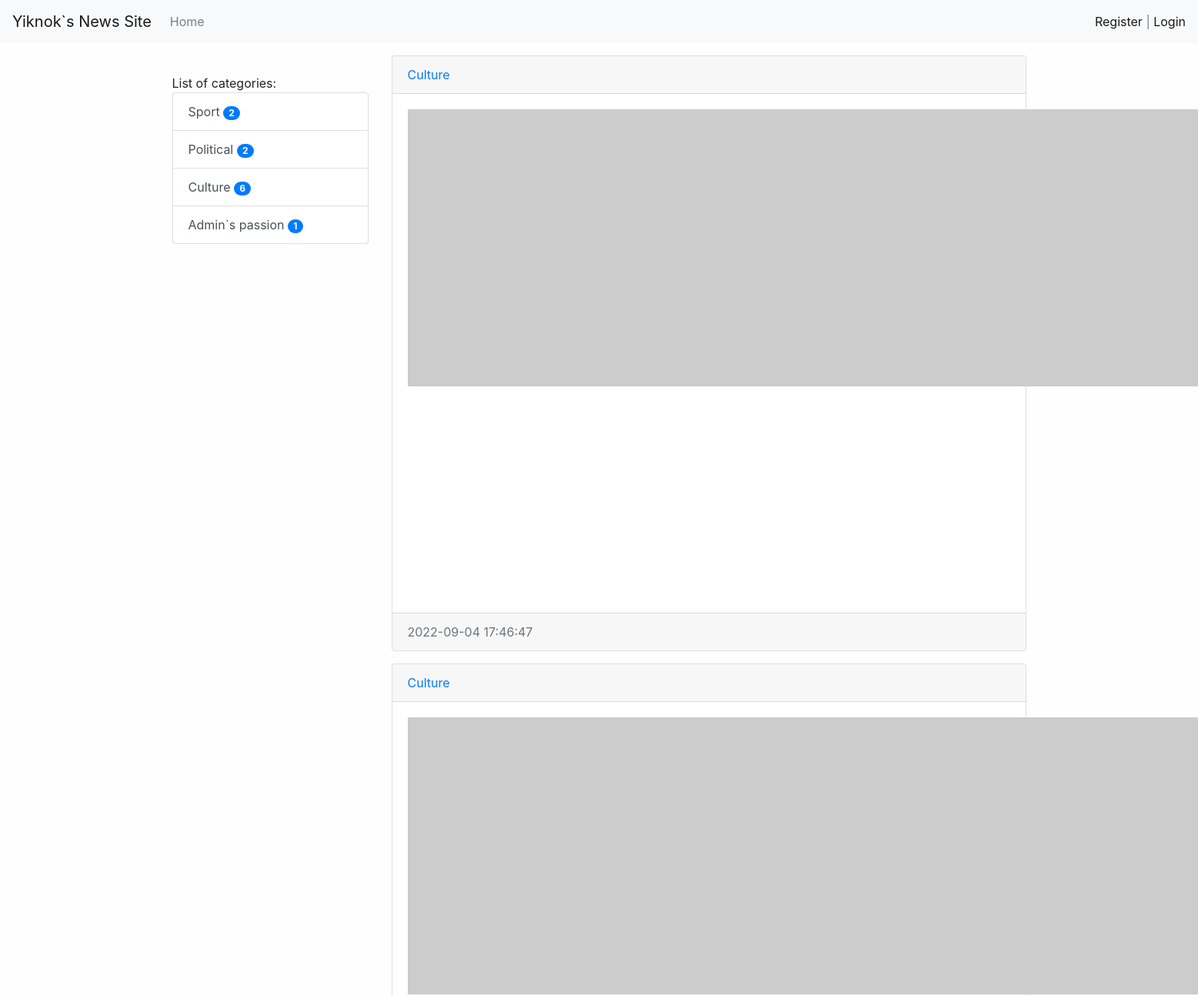
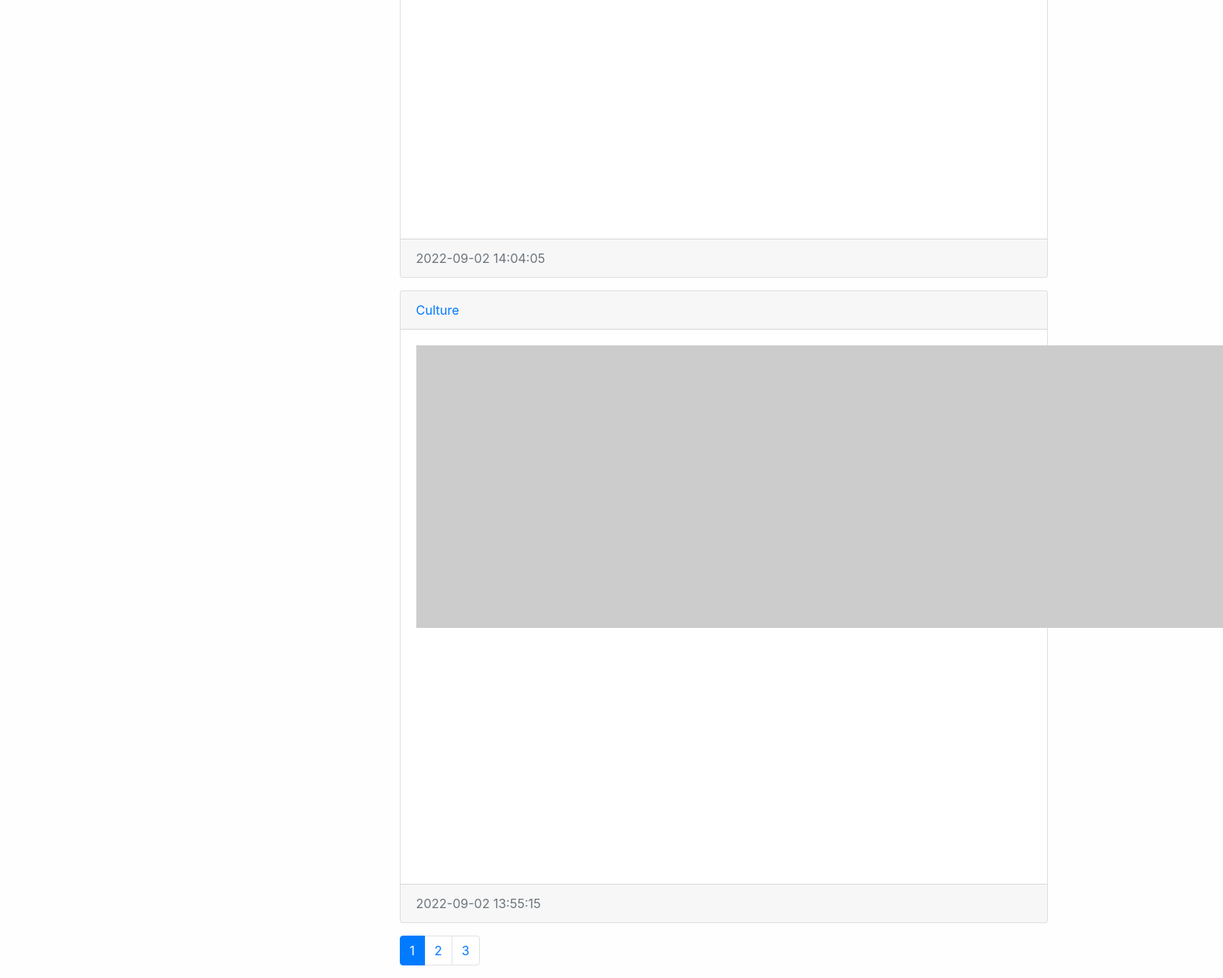
The app's page /, older data (2 pictures, top to bottom).
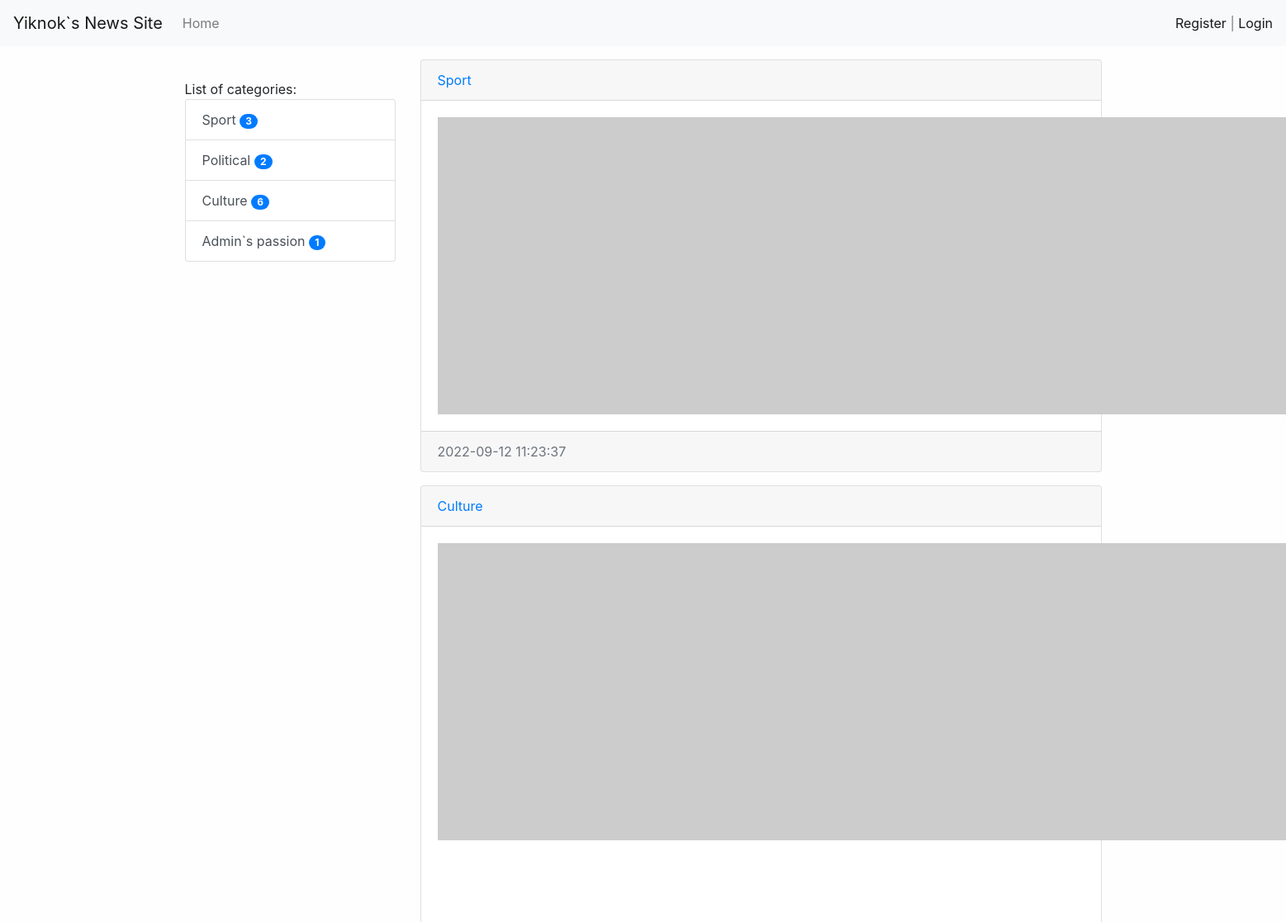
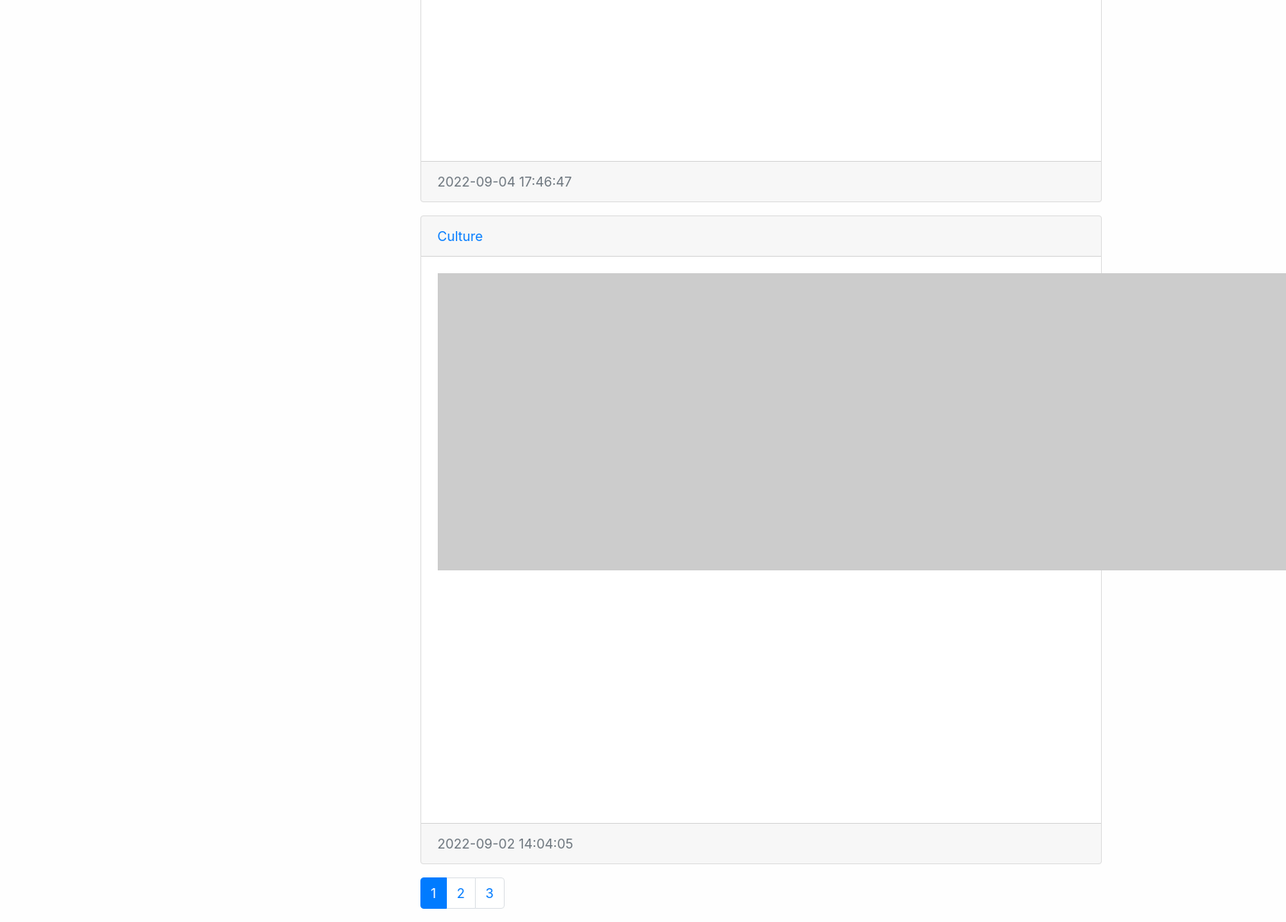
The same page, newer data (2 pictures, top to bottom).
### news/models.py (models this page shows, shortened)
class Category(models.Model):
    title = models.CharField(max_length=150, db_index=True, verbose_name='Category title')
    def get_absolute_url(self):
        return reverse('category',kwargs={'category_id':self.pk})
    class Meta:
        verbose_name = 'Category'
        verbose_name_plural = 'Categories'
        ordering = ['title']

class News(models.Model):
    title = models.CharField(max_length=150, verbose_name='News Title')
    content = models.TextField(blank=True, verbose_name='News Content')
    created_at = models.DateTimeField(auto_now_add=True, verbose_name='Created At:')
    updated_at = models.DateTimeField(auto_now=True, verbose_name='Last Update:')
    photo = models.ImageField(upload_to='photos/%Y/%m/%d', blank=True, verbose_name='Photo')
    is_published=models.BooleanField(default=True,verbose_name='Published')
    category = models.ForeignKey('Category', on_delete=models.PROTECT, verbose_name='News Category')
    views = models.IntegerField(default=0)
    def get_absolute_url(self):
        return reverse('view_news',kwargs={'pk':self.pk})
    class Meta:
        verbose_name = 'News'
        verbose_name_plural = 'News'
        ordering = ['-created_at']

### news/views.py (the view)
# urls.py: path('', HomeNews.as_view(), name='home'),
class HomeNews(MyMixin, ListView):
    model = News
    template_name = 'news/class_index.html'
    context_object_name = 'news'
    paginate_by = 3
    def get_context_data(self, *, object_list=None, **kwargs):
        context = super().get_context_data(**kwargs)
        context['title'] = self.get_upper('Home page')
        return context
    def get_queryset(self):
        return News.objects.filter(is_published=True).select_related('category')

### news/templatetags/news_tags.py (called while the page is built)
@register.simple_tag()
def get_categories():
    return Category.objects.all()

@register.inclusion_tag('news/list_categories.html')
def show_categories(arg1, arg2):
    categories = Category.objects.annotate(cnt=Count('news',filter=F('news__is_published'))).filter(cnt__gt=0)
    return {'categories': categories, 'arg1': arg1, 'arg2': arg2}

### news/utils.py (called while the page is built)
    def get_upper(self, string):
        if isinstance(string, str):
            return string.upper()
        else:
            return string.title.upper()

### news/templates/news/class_index.html (shortened to what this page needs)
{% extends 'base.html' %}
{%block sidebar%}
{%include 'inc/_sidebar.html'%}
{%endblock%}
{%block content%}
{% for item in news%}
<div class="card mb-3">
    <div class="card-header">
        <a href="{{item.category.get_absolute_url}}">{{item.category.title}}</a>
    </div>
    <div class="card-body">
        <div class="media">
            {%if item.photo%}
            <img src="{{item.photo.url}}" width="360" class="mr-3">
            {%else%}
            <img src="https://picsum.photos/id/1060/360/205?blur=2" class="mr-3">
            {%endif%}
        </div>
    </div>
    <div class="card-footer text-muted">
        {{item.created_at | date:'Y-m-d H:i:s'}}
    </div>
</div>
{%endfor%}
{%endblock%}

### news/templates/news/list_categories.html
<div class="list-group">
    {{arg1}} {{arg2}}
    {%for item in categories%}
    <a href="{{item.get_absolute_url}}" class="list-group-item list-group-item-action">{{item.title}}     <span class="badge badge-primary badge-pill">{{item.cnt}}</span>
</a>
    {%endfor%}
</div>

Row changes from the older to the newer data that the page shows:
no longer on this page (row unchanged): News: category "Culture", created_at "2022-09-02 13:55:15"
computed for Category "Sport": cnt "2" → "3"
added News: category "Sport", created_at "2022-09-12 11:23:37"
